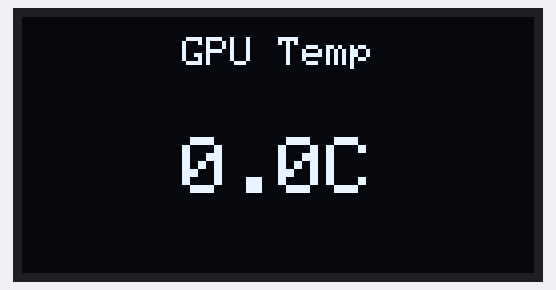
A sketch run on a simulated ESP32. Shown: 128×64 one-colour display. WiFi joins after 1.5 s; servers stay silent unless stated; what the sketch prints to the serial monitor is not drawn.

Above: at 2.1 s.
At 10.1 s:
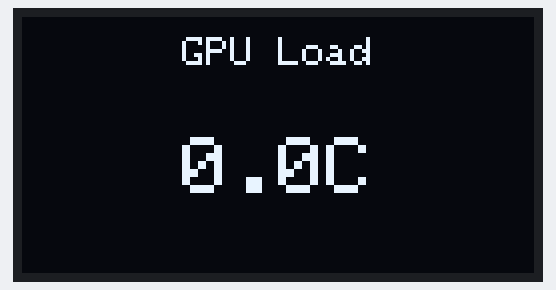
At 20.2 s:
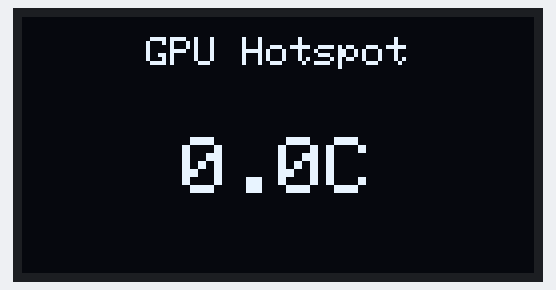
At 30.2 s:
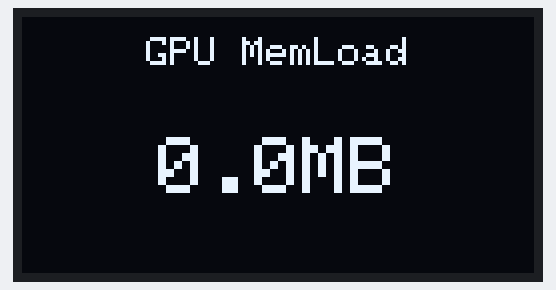

Measured:
- what the display in image 0 shows lasts 8.0 s, from 2.1 s to 10.1 s
- what the display in image 1 shows lasts 10.0 s, from 10.1 s to 20.1 s

The sketch:

code.ino
```cpp
#include <WiFi.h>           // Библиотека Wi-Fi для ESP32
#include <WebServer.h>      // Веб-сервер для ESP32
#include <Wire.h>           // I²C
#include <Adafruit_GFX.h>   // Графическая библиотека
#include <Adafruit_SSD1306.h> // Драйвер SSD1306

// --------------------- НАСТРОЙКИ ОЛЕД --------------------- //
#define SCREEN_WIDTH 128
#define SCREEN_HEIGHT 64
#define OLED_RESET -1       // Аппаратный RESET не используем
#define SDA_PIN 21          // SDA = GPIO21
#define SCL_PIN 22          // SCL = GPIO22

Adafruit_SSD1306 display(SCREEN_WIDTH, SCREEN_HEIGHT, &Wire, OLED_RESET);

// --------------------- НАСТРОЙКИ Wi-Fi --------------------- //
const char* ssid = "Твой_SSID";
const char* password = "Твой_ПАРОЛЬ";

// Пример статического IP (если нужно). Можно убрать, если используете DHCP.
IPAddress local_IP(192, 168, 54, 70);
IPAddress gateway(192, 168, 54, 1);
IPAddress subnet(255, 255, 255, 0);
IPAddress primaryDNS(8, 8, 8, 8);
IPAddress secondaryDNS(8, 8, 4, 4);

// --------------------- ВЕБ-СЕРВЕР --------------------- //
WebServer server(80);

// --------------------- ХРАНЕНИЕ ДАННЫХ О GPU --------------------- //
float gpuTemp = 0, gpuLoad = 0, gpuHotspot = 0, gpuMemory = 0;
float gpuMemUsed = 0, gpuMemFree = 0, gpuCoreClock = 0, gpuMemClock = 0;
float gpuPower = 0, gpuFan = 0;

// 10 характеристик
const char* labels[] = {
    "GPU Temp",    // 0
    "GPU Load",    // 1
    "GPU Hotspot", // 2
    "GPU MemLoad", // 3
    "GPU MemUsed", // 4
    "GPU MemFree", // 5
    "GPU CoreClk", // 6
    "GPU MemClk",  // 7
    "GPU Power",   // 8
    "GPU Fan"      // 9
};
int screenIndex = 0;              // какой параметр сейчас показываем
unsigned long lastSwitch = 0;     // таймер для переключения

// --------------------- ПОЛУЧАЕМ ДАННЫЕ ЧЕРЕЗ /update --------------------- //
void handleUpdate() {
  if (server.hasArg("gpu_temp"))      gpuTemp      = server.arg("gpu_temp").toFloat();
  if (server.hasArg("gpu_load"))      gpuLoad      = server.arg("gpu_load").toFloat();
  if (server.hasArg("gpu_hotspot"))   gpuHotspot   = server.arg("gpu_hotspot").toFloat();
  if (server.hasArg("gpu_memory"))    gpuMemory    = server.arg("gpu_memory").toFloat();
  if (server.hasArg("gpu_mem_used"))  gpuMemUsed   = server.arg("gpu_mem_used").toFloat();
  if (server.hasArg("gpu_mem_free"))  gpuMemFree   = server.arg("gpu_mem_free").toFloat();
  if (server.hasArg("gpu_core_clock"))gpuCoreClock = server.arg("gpu_core_clock").toFloat();
  if (server.hasArg("gpu_mem_clock")) gpuMemClock  = server.arg("gpu_mem_clock").toFloat();
  if (server.hasArg("gpu_power"))     gpuPower     = server.arg("gpu_power").toFloat();
  if (server.hasArg("gpu_fan"))       gpuFan       = server.arg("gpu_fan").toFloat();

  server.send(200, "text/plain", "OK");
}

// --------------------- РИСОВАНИЕ --------------------- //
// Получить текущее значение по индексу
float getValueByIndex(int index) {
  float values[] = {
      gpuTemp, gpuLoad, gpuHotspot, gpuMemory, gpuMemUsed,
      gpuMemFree, gpuCoreClock, gpuMemClock, gpuPower, gpuFan
  };
  return values[index];
}

// Утилита для центрированного вывода текста
void printCentered(String text, int16_t y, uint8_t textSize) {
  display.setTextSize(textSize);
  display.setTextColor(SSD1306_WHITE);

  int16_t x1, y1;
  uint16_t w, h;
  // Вычислим ширину текста, чтобы выровнять по центру
  display.getTextBounds(text, 0, 0, &x1, &y1, &w, &h);

  int16_t xPos = (SCREEN_WIDTH - w) / 2;

  display.setCursor(xPos, y);
  display.print(text);
}

// Отрисовка текущего слайда (index)
void drawSlide(int index) {
  float val = getValueByIndex(index);

  // Очищаем буфер
  display.clearDisplay();

  // Название мелким шрифтом
  printCentered(labels[index], 5, 1);

  // Значение крупным шрифтом
  String valStr = String(val, 1);

  // Добавим единицы измерения
  if (index == 0 || index == 1 || index == 2) {
    valStr += "C";
  } else if (index == 3 || index == 4 || index == 5) {
    valStr += "MB";
  } else if (index == 6 || index == 7) {
    valStr += "MHz";
  } else if (index == 8) {
    valStr += "W";
  } else if (index == 9) {
    valStr += "RPM";
  }

  printCentered(valStr, 30, 2);

  // Выводим на экран
  display.display();
}

// --------------------- SETUP --------------------- //
void setup() {
  Serial.begin(115200);
  delay(500);

  Serial.println("Connecting to WiFi...");

  // Статический IP (можно отключить, если не нужен)
  WiFi.config(local_IP, gateway, subnet, primaryDNS, secondaryDNS);

  // Подключаемся к точке доступа
  WiFi.mode(WIFI_STA);
  WiFi.begin(ssid, password);

  while (WiFi.status() != WL_CONNECTED) {
    delay(500);
    Serial.print(".");
  }
  Serial.println("\nWiFi Connected! IP: ");
  Serial.println(WiFi.localIP());

  // Инициализируем I2C
  Wire.begin(SDA_PIN, SCL_PIN);

  // Инициализируем дисплей
  if (!display.begin(SSD1306_SWITCHCAPVCC, 0x3C)) {
    Serial.println("SSD1306 not found! Check wiring or address.");
    while (1) { delay(1); }
  }
  Serial.println("OLED Initialized!");

  // Запускаем веб-сервер
  server.on("/update", handleUpdate);
  server.begin();

  // Отрисуем первый слайд
  drawSlide(screenIndex);
}

// --------------------- LOOP --------------------- //
void loop() {
  // Обслуживаем клиентов (принимаем /update)
  server.handleClient();

  // Проверяем, пора ли переключать слайд (каждые 10 секунд)
  if (millis() - lastSwitch > 10000) {
    lastSwitch = millis();
    screenIndex = (screenIndex + 1) % 10; // Следующий параметр из 10
    drawSlide(screenIndex);
  }

  delay(100);
}
```
